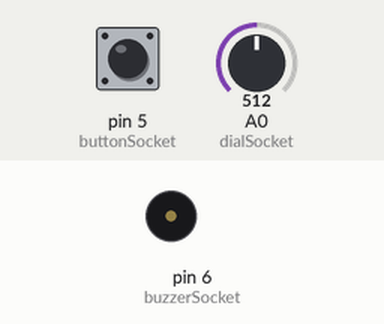
Bench run of a sketch on a simulated Arduino Uno, built with avr-gcc and run on an emulated ATmega328P. Shown: buzzer (waves = sounding). The test bench sets the inputs (shaded band); at power-on: pin 5 (buttonSocket) LOW, A0 (dialSocket) = 512.

Above: at 1.2 s.
1.3 s: pin 5 (buttonSocket) pulled HIGH for 3.2 s
At 1.7 s:
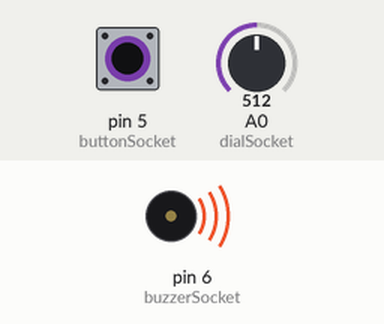
Timing chart, 0 to 7.4 s (numbered marks = the images above; inputs shaded):
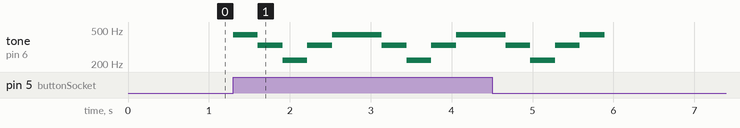

Measured:
- after the input at 1.3 s, tone on pin 6 (buzzerSocket): plays 440 Hz for 0.31 s, 330 Hz for 0.31 s, 220 Hz for 0.31 s, 330 Hz for 0.31 s, 440 Hz for 0.61 s, 330 Hz for 0.31 s … (13 notes in this stretch), starting at once

The sketch:

L_04_C_03.ino
```cpp
const int buttonSocket = 5;
const int buzzerSocket = 6;
const int dialSocket = A0;
float pause;

void setup() {
  // put your setup code here, to run once:
  pinMode(buttonSocket, INPUT);
  pinMode(buzzerSocket, OUTPUT);
  pinMode(dialSocket, INPUT);
}

void loop() {
  // put your main code here, to run repeatedly:
  if(digitalRead(buttonSocket)){
    pause = analogRead(dialSocket)*.5 + 50;
    tone(buzzerSocket, 440, pause);
    delay(pause);
    tone(buzzerSocket, 330, pause);
    delay(pause);
    tone(buzzerSocket, 220, pause);
    delay(pause);
    tone(buzzerSocket, 330, pause);
    delay(pause);
    tone(buzzerSocket, 440, pause);
    delay(pause);
  }
}
```
